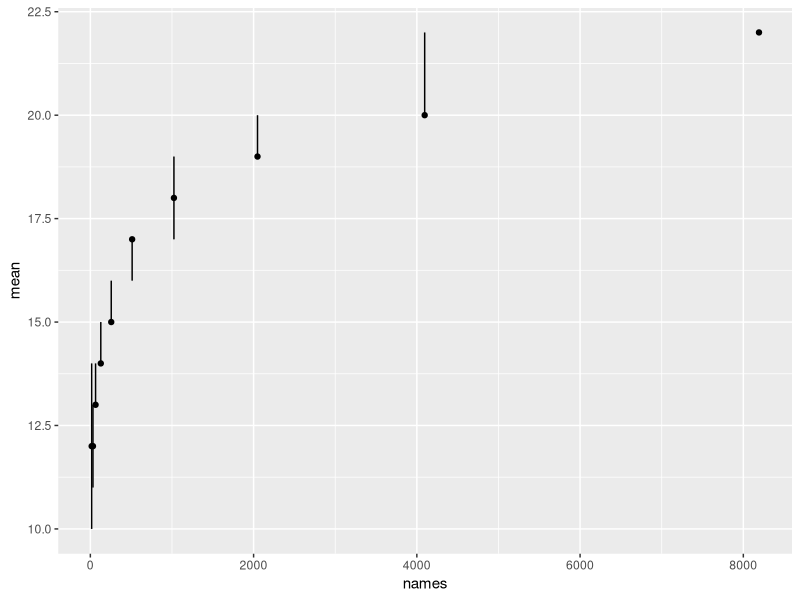

Here is the R script that generated this plot:
tabla=read.table("Informe/plot/a2.txt")
names=tabla$V1
mean=tabla$V2
min=tabla$V3
max=tabla$V4

library(ggplot2) 
ggplot(tabla, aes(x=names, y=mean)) + 
  geom_errorbar(aes(ymin=min, ymax=max), width=.5) +
  
  geom_point()
